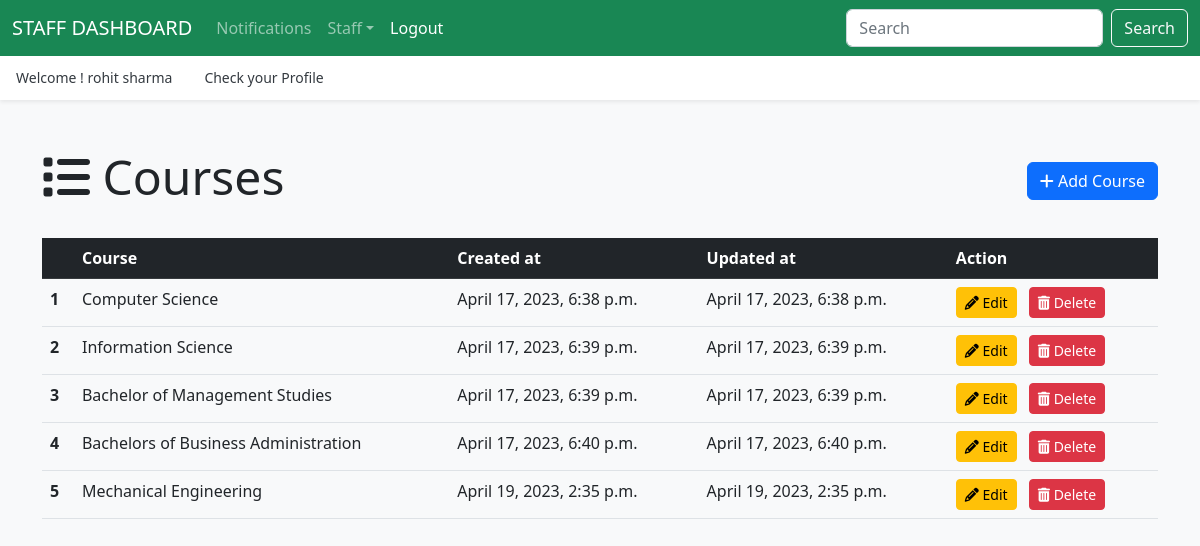
The app's page /hod/course/ (signed in) with its own data.
### authentication/models.py (models this page shows, shortened)
class UserProfile(models.Model):
    user = models.OneToOneField(User, on_delete=models.CASCADE)
    usertype = models.CharField(max_length=50)

### app_hod/models.py (models this page shows, shortened)
class Course(models.Model):
    name = models.CharField(max_length=100)
    created_at = models.DateTimeField(auto_now_add=True)
    updated_at = models.DateTimeField(auto_now=True)

### app_hod/views.py (the view)
# urls.py: path('course/', views.course_index, name='list-course'),
@login_required(login_url='/login/')
def course_index(request):
    course = Course.objects.all()
    context = {"data": course}
    return render(request,'hod/course_index.html', context)

### templates/hod/course_index.html (shortened to what this page needs)
{% extends "layouts/master.html" %}
{% block content %}
<div class="container my-5">
    <div class="d-flex justify-content-between align-items-center">
        <h1 class="display-5 mb-2"><i class="fas fa-list"></i> Courses</h1>
        <a href="{% url 'add-course' %}" class="btn btn-primary"><i class="fas fa-plus"></i> Add Course</a>
    </div>
    <table class="table mt-4">
        <thead class="table-dark">
            <tr>
                <th scope="col"></th>
                <th scope="col">Course</th>
                <th scope="col">Created at</th>
                <th scope="col">Updated at</th>
                <th scope="col">Action</th>
            </tr>
        </thead>
        <tbody>
            {% for courses in data %}
            <tr>
                <th scope="row">{{ forloop.counter }}</th>
                <td>{{ courses.name }}</td>
                <td>{{ courses.created_at }}</td>
                <td>{{ courses.updated_at }}</td>
                <td>
                    <a href="{% url 'edit-course' courses.id %}" class="btn btn-sm btn-warning me-2"><i class="fas fa-pencil-alt"></i> Edit</a>
                    <a href="{% url 'delete-course' courses.id %}" class="btn btn-sm btn-danger"><i class="fas fa-trash-alt"></i> Delete</a>
                </td>
            </tr>
            {% endfor %}
        </tbody>
    </table>
</div>
{% endblock %}

### templates/layouts/master.html (shortened to what this page needs)
{% load static %}
<!doctype html>
<html lang="en">
<head>
  <link rel="stylesheet" href="https://cdnjs.cloudflare.com/ajax/libs/font-awesome/6.4.0/css/all.min.css">
  <link href="https://cdn.jsdelivr.net/npm/bootstrap@5.2.3/dist/css/bootstrap.min.css" rel="stylesheet">
  <link href="{% static 'css/offcanvas.css' %}" rel="stylesheet">
</head>
<body class="bg-light">
  {% if user.userprofile.usertype == 'hod' %}
  <nav class="navbar navbar-expand-lg fixed-top navbar-dark bg-success" aria-label="Main navigation">
    <div class="container-fluid">
      <a class="navbar-brand" href="{% url 'hodpage' %}" style="text-transform:uppercase;">{{ user.userprofile.usertype }} Dashboard</a>
      <button class="navbar-toggler p-0 border-0" type="button" id="navbarSideCollapse" aria-label="Toggle navigation">
        <span class="navbar-toggler-icon"></span>
      </button>
      <div class="navbar-collapse offcanvas-collapse" id="navbarsExampleDefault">
        <ul class="navbar-nav me-auto mb-2 mb-lg-0">
          <li class="nav-item dropdown">
            <a class="nav-link dropdown-toggle" href="#" id="dropdown00" data-bs-toggle="dropdown" aria-expanded="false">Notification</a>
            <ul class="dropdown-menu" aria-labelledby="dropdown00">
              <li><a class="dropdown-item" href="{% url 'send-studentnotification' %}">Student Notification</a></li>
              <li><a class="dropdown-item" href="{% url 'send-staffnotification' %}">Staff Notification</a></li>
            </ul>
          </li>
          <li class="nav-item dropdown">
            <a class="nav-link dropdown-toggle" href="#" id="dropdown01" data-bs-toggle="dropdown" aria-expanded="false">Course</a>
            <ul class="dropdown-menu" aria-labelledby="dropdown01">
              <li><a class="dropdown-item" href="{% url 'add-course' %}">Add Course</a></li>
              <li><a class="dropdown-item" href="{% url 'list-course' %}">View Course</a></li>
            </ul>
          </li>
          <li class="nav-item dropdown">
            <a class="nav-link dropdown-toggle" href="#" id="dropdown02" data-bs-toggle="dropdown" aria-expanded="false">Student</a>
            <ul class="dropdown-menu" aria-labelledby="dropdown02">
              <li><a class="dropdown-item" href="{% url 'add-student' %}">Add Student</a></li>
              <li><a class="dropdown-item" href="{% url 'list-student' %}">View Student</a></li>
            </ul>
          </li>
          <li class="nav-item dropdown">
            <a class="nav-link dropdown-toggle" href="#" id="dropdown03" data-bs-toggle="dropdown" aria-expanded="false">Staff</a>
            <ul class="dropdown-menu" aria-labelledby="dropdown03">
              <li><a class="dropdown-item" href="{% url 'add-staff' %}">Add Staff</a></li>
              <li><a class="dropdown-item" href="{% url 'list-staff' %}">View Staff</a></li>
            </ul>
          </li>
          <li class="nav-item dropdown">
            <a class="nav-link dropdown-toggle" href="#" id="dropdown04" data-bs-toggle="dropdown" aria-expanded="false">Subject</a>
            <ul class="dropdown-menu" aria-labelledby="dropdown04">
              <li><a class="dropdown-item" href="{% url 'add-subject' %}">Add Subject</a></li>
              <li><a class="dropdown-item" href="{% url 'list-subject' %}">View Subject</a></li>
            </ul>
          </li>
          <li class="nav-item">
            <a class="nav-link active" aria-current="page" href="{% url 'logout' %}">Logout</a>
          </li>
        </ul>
        <form class="d-flex">
          <input class="form-control me-2" type="search" placeholder="Search" aria-label="Search">
          <button class="btn btn-outline-light" type="submit">Search</button>
        </form>
      </div>
    </div>
  </nav>
  {% elif user.userprofile.usertype == 'staff' %}
  <nav class="navbar navbar-expand-lg fixed-top navbar-dark bg-success" aria-label="Main navigation">
    <div class="container-fluid">
      <a class="navbar-brand" href="{% url 'staffpage' %}" style="text-transform:uppercase;">{{ user.userprofile.usertype }} Dashboard</a>
      <div class="navbar-collapse offcanvas-collapse" id="navbarsExampleDefault">
        <ul class="navbar-nav me-auto mb-2 mb-lg-0">
          <li class="nav-item">
            <a class="nav-link" href="{% url 'staff-notification' %}">Notifications</a>
          </li>
          <li class="nav-item dropdown">
            <a class="nav-link dropdown-toggle" href="#" id="dropdown03" data-bs-toggle="dropdown" aria-expanded="false">Staff</a>
          </li>
          <li class="nav-item">
            <a class="nav-link active" aria-current="page" href="{% url 'logout' %}">Logout</a>
          </li>
        </ul>
        <form class="d-flex">
          <input class="form-control me-2" type="search" placeholder="Search" aria-label="Search">
          <button class="btn btn-outline-light" type="submit">Search</button>
        </form>
      </div>
    </div>
  </nav>
  {% endif %}
  <div class="nav-scroller bg-body shadow-sm">
    <nav class="nav nav-underline" aria-label="Secondary navigation">
      <p class="nav-link active" aria-current="page">Welcome ! {{ user.first_name }} {{ user.last_name }}</p>
      <a class="nav-link active" aria-current="page"
      {% if user.userprofile.usertype == 'hod' %}
      href=" {% url 'hodprofile' %}"
      {% elif user.userprofile.usertype == 'staff' %}
      href=" {% url 'staffprofile' %}"
      {% elif user.userprofile.usertype == 'student' %}
      href=" {% url 'studentprofile' %}"
      {% endif %}>Check your Profile</a>
    </nav>
  </div>
  {% block content %}
  {% endblock %}
</body>
</html>

### static/css/offcanvas.css (style rules this page uses)
html, body { overflow-x: hidden; }
body { padding-top: 56px; }
.nav-scroller { position: relative; z-index: 2; height: 2.75rem; overflow-y: hidden; }
.nav-scroller .nav { display: flex; flex-wrap: nowrap; padding-bottom: 1rem; margin-top: -1px; overflow-x: auto; color: rgba(255, 255, 255, .75); text-align: center; white-space: nowrap; -webkit-overflow-scrolling: touch; }
.nav-underline .nav-link { padding-top: .75rem; padding-bottom: .75rem; font-size: .875rem; color: #6c757d; }
.nav-underline .active { font-weight: 500; color: #343a40; }

### records on screen
Course: name "Computer Science", created_at "April 17, 2023, 6:38 p.m.", updated_at "April 17, 2023, 6:38 p.m."
Course: name "Information Science", created_at "April 17, 2023, 6:39 p.m.", updated_at "April 17, 2023, 6:39 p.m."
Course: name "Bachelor of Management Studies", created_at "April 17, 2023, 6:39 p.m.", updated_at "April 17, 2023, 6:39 p.m."
Course: name "Bachelors of Business Administration", created_at "April 17, 2023, 6:40 p.m.", updated_at "April 17, 2023, 6:40 p.m."
Course: name "Mechanical Engineering", created_at "April 19, 2023, 2:35 p.m.", updated_at "April 19, 2023, 2:35 p.m."

### other values on screen
{{ user.userprofile.usertype }} "STAFF"
{{ user.first_name }} "rohit"
{{ user.last_name }} "sharma"
